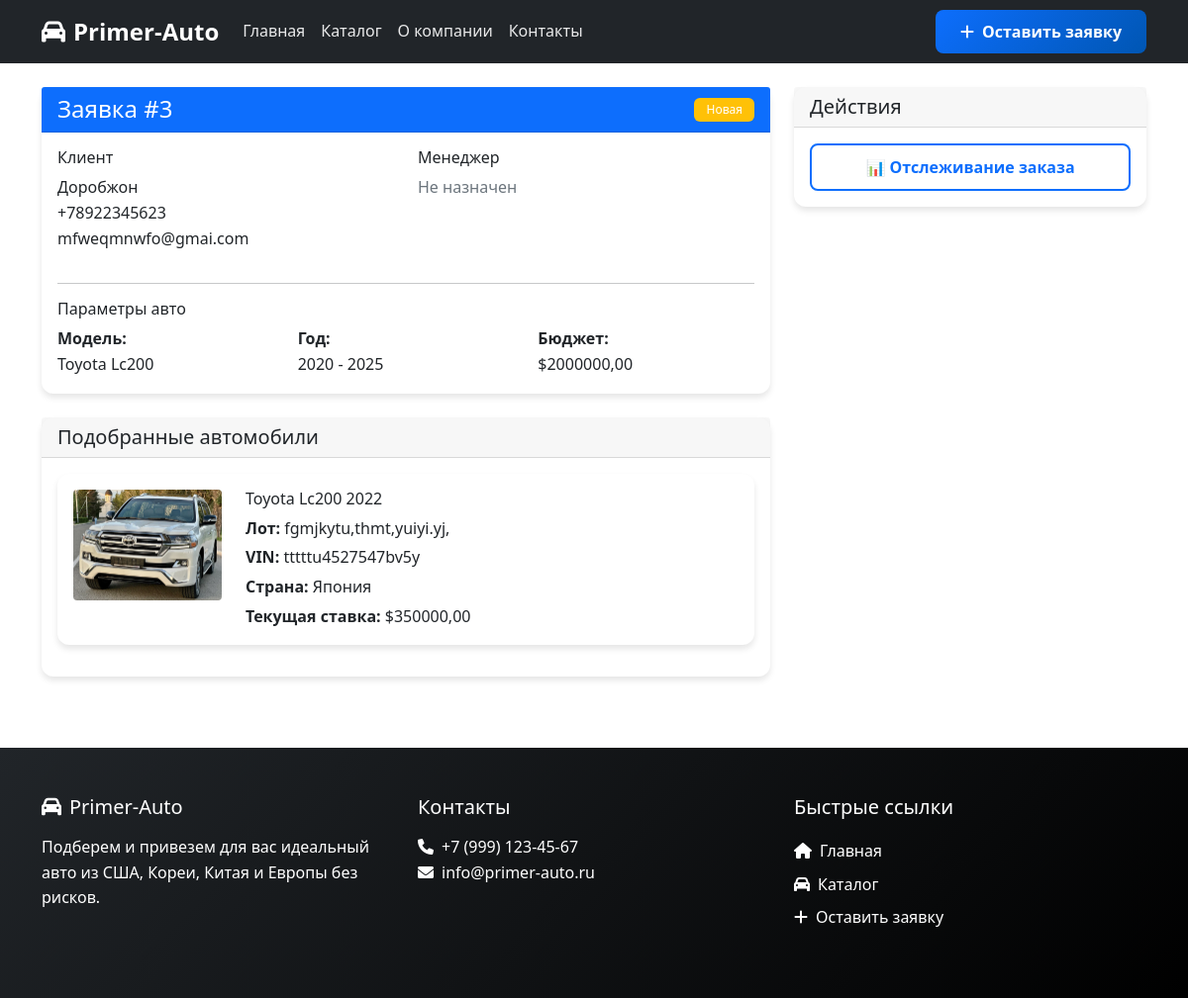
The page /order/3/ on the database its author committed.
### primer_auto/models.py (models this page shows, shortened)
class Order(models.Model):
    ORDER_STATUS_CHOICES = [
        ('new', 'Новая'),
        ('in_progress', 'В работе'),
        ('searching', 'На подборе'),
        ('completed', 'Выполнена'),
        ('cancelled', 'Отменена'),
    ]
    client = models.ForeignKey(Client, on_delete=models.CASCADE, verbose_name="Клиент")
    manager = models.ForeignKey(Manager, on_delete=models.SET_NULL, null=True, blank=True, verbose_name="Менеджер")
    desired_model = models.CharField(max_length=100, verbose_name="Желаемая модель")
    year_min = models.PositiveIntegerField(
        validators=[MinValueValidator(1990), MaxValueValidator(2030)],
        verbose_name="Минимальный год"
    )
    year_max = models.PositiveIntegerField(
        validators=[MinValueValidator(1990), MaxValueValidator(2030)],
        verbose_name="Максимальный год"
    )
    budget_max = models.DecimalField(max_digits=12, decimal_places=2, verbose_name="Максимальный бюджет (USD)")
    additional_wishes = models.TextField(blank=True, null=True, verbose_name="Дополнительные пожелания")
    status = models.CharField(max_length=20, choices=ORDER_STATUS_CHOICES, default='new', verbose_name="Статус")
    created_date = models.DateTimeField(auto_now_add=True, verbose_name="Дата создания")
    class Meta:
        verbose_name = "Заявка"
        verbose_name_plural = "Заявки"
        ordering = ['-created_date']

class Client(models.Model):
    full_name = models.CharField(max_length=200, verbose_name="Полное имя")
    phone = models.CharField(max_length=20, verbose_name="Телефон")
    email = models.EmailField(verbose_name="Электронная почта")
    telegram_username = models.CharField(max_length=100, blank=True, null=True, verbose_name="Telegram")
    registration_date = models.DateTimeField(auto_now_add=True, verbose_name="Дата регистрации")
    class Meta:
        verbose_name = "Клиент"
        verbose_name_plural = "Клиенты"

class Car(models.Model):
    COUNTRY_CHOICES = [
        ('usa', 'США'),
        ('korea', 'Корея'),
        ('china', 'Китай'),
        ('europe', 'Европа'),
        ('japan', 'Япония'),
    ]
    order = models.ForeignKey(Order, on_delete=models.CASCADE, verbose_name="Заявка")
    lot_number = models.CharField(max_length=50, verbose_name="Номер лота")
    vin = models.CharField(max_length=17, verbose_name="VIN-номер")
    brand = models.CharField(max_length=50, verbose_name="Марка")
    model = models.CharField(max_length=50, verbose_name="Модель")
    year = models.PositiveIntegerField(verbose_name="Год выпуска")
    auction_country = models.CharField(max_length=20, choices=COUNTRY_CHOICES, verbose_name="Страна аукциона")
    current_bid = models.DecimalField(max_digits=10, decimal_places=2, verbose_name="Текущая ставка (USD)")
    photo = models.ImageField(upload_to='cars/', blank=True, null=True, verbose_name="Фото")
    class Meta:
        verbose_name = "Автомобиль"
        verbose_name_plural = "Автомобили"

### primer_auto/views.py (the view)
# urls.py: path('order/<int:order_id>/', views.order_detail, name='order_detail'),
def order_detail(request, order_id):
    order = get_object_or_404(Order, id=order_id)
    cars = Car.objects.filter(order=order)
    stages = OrderStage.objects.filter(order=order)
    payments = Payment.objects.filter(order=order)
    has_review = Review.objects.filter(order=order).exists()
    context = {
        'order': order,
        'cars': cars,
        'stages': stages,
        'payments': payments,
        'has_review': has_review,
    }
    return render(request, 'primer_auto/order_detail.html', context)

### primer_auto/templates/primer_auto/order_detail.html (shortened to what this page needs)
{% extends 'primer_auto/base.html' %}
{% block content %}
<div class="container mt-4">
    <div class="row">
        <div class="col-lg-8">
            <div class="card mb-4">
                <div class="card-header bg-primary text-white d-flex justify-content-between align-items-center">
                    <h4 class="mb-0">Заявка #{{ order.id }}</h4>
                    <span class="badge bg-{% if order.status == 'completed' %}success{% elif order.status == 'cancelled' %}danger{% else %}warning{% endif %}">
                        {{ order.get_status_display }}
                    </span>
                </div>
                <div class="card-body">
                    <div class="row">
                        <div class="col-md-6">
                            <h6>Клиент</h6>
                            <p>{{ order.client.full_name }}<br>
                               {{ order.client.phone }}<br>
                               {{ order.client.email }}</p>
                        </div>
                        <div class="col-md-6">
                            <h6>Менеджер</h6>
                            <p>
                                {% if order.manager %}
                                    {{ order.manager.full_name }}<br>
                                    {{ order.manager.phone }}
                                {% else %}
                                    <span class="text-muted">Не назначен</span>
                                {% endif %}
                            </p>
                        </div>
                    </div>
                    <hr>
                    <h6>Параметры авто</h6>
                    <div class="row">
                        <div class="col-md-4">
                            <strong>Модель:</strong><br>
                            {{ order.desired_model }}
                        </div>
                        <div class="col-md-4">
                            <strong>Год:</strong><br>
                            {{ order.year_min }} - {{ order.year_max }}
                        </div>
                        <div class="col-md-4">
                            <strong>Бюджет:</strong><br>
                            ${{ order.budget_max }}
                        </div>
                    </div>
                </div>
            </div>
            {% if cars %}
            <div class="card mb-4">
                <div class="card-header">
                    <h5 class="mb-0">Подобранные автомобили</h5>
                </div>
                <div class="card-body">
                    {% for car in cars %}
                    <div class="card mb-3">
                        <div class="card-body">
                            <div class="row">
                                {% if car.photo %}
                                <div class="col-md-3">
                                    <img src="{{ car.photo.url }}" class="img-fluid rounded" alt="{{ car.brand }} {{ car.model }}">
                                </div>
                                {% endif %}
                                <div class="col-md-{% if car.photo %}9{% else %}12{% endif %}">
                                    <h6>{{ car.brand }} {{ car.model }} {{ car.year }}</h6>
                                    <p class="mb-1"><strong>Лот:</strong> {{ car.lot_number }}</p>
                                    <p class="mb-1"><strong>VIN:</strong> {{ car.vin }}</p>
                                    <p class="mb-1"><strong>Страна:</strong> {{ car.get_auction_country_display }}</p>
                                    <p class="mb-0"><strong>Текущая ставка:</strong> ${{ car.current_bid }}</p>
                                </div>
                            </div>
                        </div>
                    </div>
                    {% endfor %}
                </div>
            </div>
            {% endif %}
        </div>
        <div class="col-lg-4">
            <div class="card mb-4">
                <div class="card-header">
                    <h5 class="mb-0">Действия</h5>
                </div>
                <div class="card-body">
                    <div class="d-grid gap-2">
                        <a href="{% url 'order_tracking' order.id %}" class="btn btn-outline-primary">
                            📊 Отслеживание заказа
                        </a>
                    </div>
                </div>
            </div>
        </div>
    </div>
</div>
{% endblock %}

### primer_auto/static/style.css (style rules this page uses)
:root { --primary-color: #0d6efd; --secondary-color: #6c757d; --success-color: #198754; --danger-color: #dc3545; --warning-color: #ffc107; --info-color: #0dcaf0; --light-color: #f8f9fa; --dark-color: #212529; --font-main: 'Segoe UI', Tahoma, Geneva, Verdana, sans-serif; }
* { margin: 0; padding: 0; box-sizing: border-box; }
body { font-family: var(--font-main); line-height: 1.6; color: var(--dark-color); background-color: #ffffff; }
.card { border: none; border-radius: 12px; box-shadow: 0 4px 6px rgba(0, 0, 0, 0.1); transition: all 0.3s ease; }
.btn { border-radius: 8px; font-weight: 600; padding: 10px 25px; transition: all 0.3s ease; border: none; }
.btn-outline-primary { border: 2px solid var(--primary-color); color: var(--primary-color); }
.badge { border-radius: 6px; font-weight: 500; padding: 6px 12px; }

### rows shown on the page
Order: id "3", status "Новая", client.full_name "Доробжон", client.phone "+78922345623", client.email "mfweqmnwfo@gmai.com", desired_model "Toyota Lc200", year_min "2020", year_max "2025", budget_max "2000000,00"
Car: photo (picture), brand "Toyota", model "Lc200", year "2022", lot_number "fgmjkytu,thmt,yuiyi.yj,", vin "tttttu4527547bv5y", auction_country "Япония", current_bid "350000,00"
